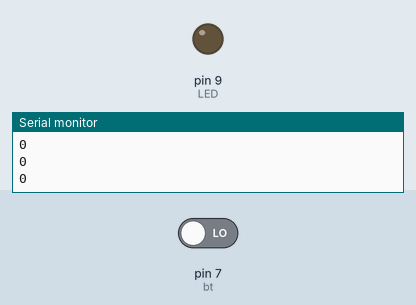
Recording of a sketch running on a simulated Arduino Uno, built with avr-gcc and run on an emulated ATmega328P. On the bench: output pins drawn as LEDs (lit = HIGH), the last lines printed to the serial monitor. Inputs (shaded band) come from the test bench; at power-on: pin 7 (bt) LOW.

Above: at 1.8 s.
1.9 s: pin 7 (bt) driven HIGH
At 2.6 s:
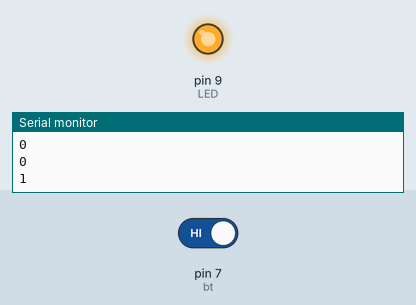
3.5 s: pin 7 (bt) driven LOW
At 4.9 s:
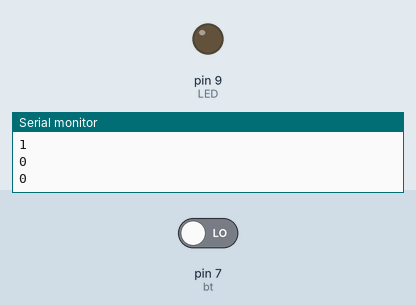
Timing chart, 0 to 6.5 s (numbered marks = the images above; inputs shaded):
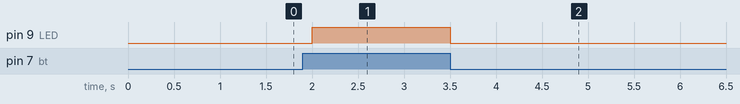

Measured:
- after the input at 1.9 s, pin 9 (LED): LOW → HIGH after 0.10 s
- after the input at 3.5 s, pin 9 (LED): HIGH → LOW at once

The sketch:

readButton.ino
```cpp
/*
  Projeto Read button
  Autor: Josue Moura

  Date: 05/07/2025
*/

/*
This is another example of a simple project from the Arduino Basics book that I am studying.

The goal is to detect a signal change on a digital pin (D7), which simulates, for example,
a light barrier sensor. When the barrier is interrupted — such as when someone passes through it —
the input value changes from 0 to 1 (depending on the sensor).

The code reads this value and replicates it on pin D9, which can be connected to a warning light or
a machine stop system.

I also added Serial communication to view the state change (0 or 1) on the serial monitor.

*/

static int LED = 9;

static int bt = 7;

static int valor = 0;

void setup()
{
  pinMode(LED, OUTPUT);
  pinMode(bt, INPUT);
  Serial.begin(9600);
}

void loop()
{
  valor = digitalRead(bt);
  digitalWrite(LED, valor);
  delay(500);
  Serial.println(valor);
}
```
